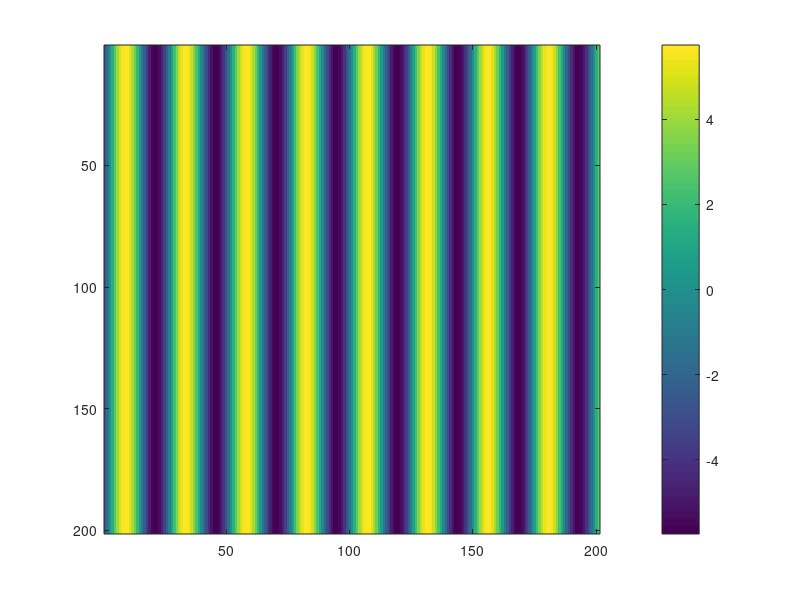
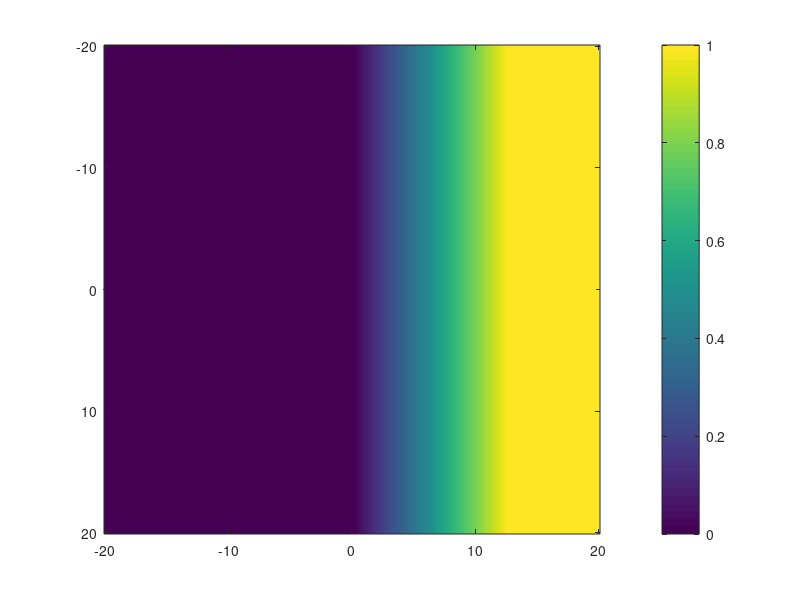
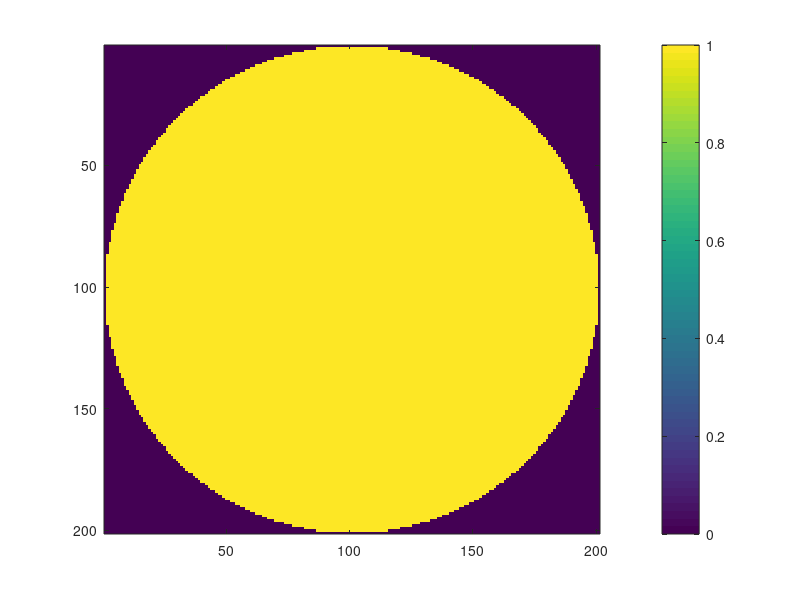
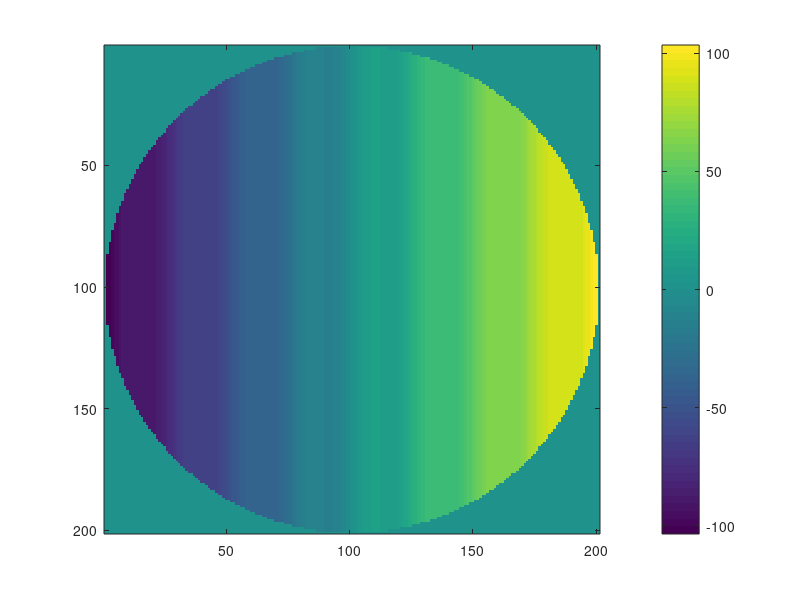

Write the MATLAB code that produced these figures, in order. (Note: this script raises an error after producing the figures.)
wl=0.7;  %wavelength of light in um
w=2*pi/4.9;   %spatial modulation sin(w*x)
n=1;  %refractive index of air
A=0.32;    %amplitude of modulation
rad=20; %radius of beam or sample illuminated 
if_aper=1; %if aperture-circular aperture for circular spot
per=0.2; %spatial resolution 
x_i=1.5*10^4;  %image plane distance in um

r_i=floor(rad/per);
x=per*linspace(-r_i,r_i,2*r_i+1);
y=per*linspace(-r_i,r_i,2*r_i+1);

k=2*pi/wl;
phase1=repmat(2*k*(n)*A.*sin(w.*x),[2*r_i+1,1]);
% phase1=repmat(-k.*(sqrt(x.^2+f^2)-f),[2*r_i+1,1]);

figure(1);
imagesc(phase1);
colorbar;


phi_0=0;%angle for incident plane
phi_0=phi_0*pi/180;

i0=35;%angle of incidence
i0=i0*pi/180;

phase2=k.*(x.*cos(phi_0)+y'*sin(phi_0)).*sin(i0);
% phase2=0;

figure(2)
image(x,y,phase2)
colorbar
% phase2(101,101)

phase=phase1+phase2;
aper=sqrt(x.^2+y'.^2);
aper(aper<rad)=1;
aper(aper>=rad)=0;
figure(3);
imagesc(aper);
colorbar;


if(if_aper==1)
    phase=phase.*aper;
end

figure(4);
imagesc(phase.*aper);
colorbar

E0=exp(1i.*phase);

% figure(5);
% imagesc(x,y,abs(E0).^2); colormap jet; axis xy;
% colorbar
% xlabel('x(um)');
% ylabel('y(um');
% title('object Plane');

res=500;   %no of points to calculate E field.More res means more clarity of image but more time.
cenz=x_i*cot(i0)*sec(phi_0);ceny=x_i*tan(phi_0);
y_im=linspace(-1.5*10^4+ceny,1.5*10^4+ceny,res);     %tuning y abd z image coordinates.ceny and cenz are pos of the reflected wave.
z_im=linspace(0,3.5*10^4+(cenz-1.5*10^4),res);
E_im=zeros(res,res);

for i=1:res
    for j=1:res
        r12=sqrt( (x-x_i).^2+(y'-y_im(i)).^2);
        l=sqrt(z_im(j)^2+r12.^2);
        E_im(i,j)=sum( (1/wl).*E0.*((1./(k.*l)-1i)).*z_im(j).*exp(1i.*k.*l)./l.^2,'all')*(per/2)^2;
    end
end
   
figure(6);
imagesc(y_im,z_im,abs(E_im').^2); axis xy;
colorbar
xlabel('y(um)');
ylabel('z(um');
title('image Plane');

